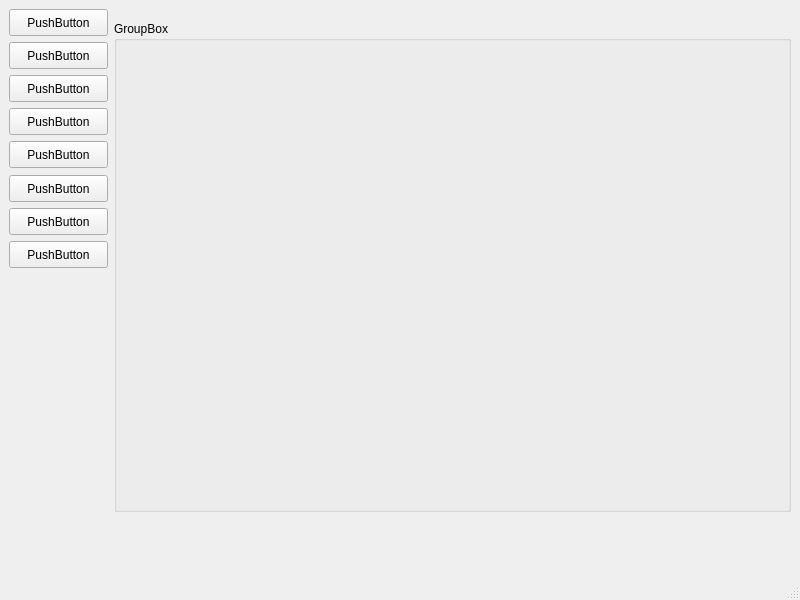
<?xml version="1.0" encoding="UTF-8"?>
<ui version="4.0">
 <class>MainWindow</class>
 <widget class="QMainWindow" name="MainWindow">
  <property name="geometry">
   <rect>
    <x>0</x>
    <y>0</y>
    <width>800</width>
    <height>600</height>
   </rect>
  </property>
  <property name="windowTitle">
   <string>MainWindow</string>
  </property>
  <widget class="QWidget" name="centralwidget">
   <widget class="QPushButton" name="pushButton">
    <property name="geometry">
     <rect>
      <x>9</x>
      <y>9</y>
      <width>99</width>
      <height>27</height>
     </rect>
    </property>
    <property name="text">
     <string>PushButton</string>
    </property>
   </widget>
   <widget class="QPushButton" name="pushButton_2">
    <property name="geometry">
     <rect>
      <x>9</x>
      <y>42</y>
      <width>99</width>
      <height>27</height>
     </rect>
    </property>
    <property name="text">
     <string>PushButton</string>
    </property>
   </widget>
   <widget class="QPushButton" name="pushButton_3">
    <property name="geometry">
     <rect>
      <x>9</x>
      <y>75</y>
      <width>99</width>
      <height>27</height>
     </rect>
    </property>
    <property name="text">
     <string>PushButton</string>
    </property>
   </widget>
   <widget class="QPushButton" name="pushButton_4">
    <property name="geometry">
     <rect>
      <x>9</x>
      <y>108</y>
      <width>99</width>
      <height>27</height>
     </rect>
    </property>
    <property name="text">
     <string>PushButton</string>
    </property>
   </widget>
   <widget class="QPushButton" name="pushButton_5">
    <property name="geometry">
     <rect>
      <x>9</x>
      <y>141</y>
      <width>99</width>
      <height>27</height>
     </rect>
    </property>
    <property name="text">
     <string>PushButton</string>
    </property>
   </widget>
   <widget class="QPushButton" name="pushButton_6">
    <property name="geometry">
     <rect>
      <x>9</x>
      <y>175</y>
      <width>99</width>
      <height>27</height>
     </rect>
    </property>
    <property name="text">
     <string>PushButton</string>
    </property>
   </widget>
   <widget class="QPushButton" name="pushButton_7">
    <property name="geometry">
     <rect>
      <x>9</x>
      <y>208</y>
      <width>99</width>
      <height>27</height>
     </rect>
    </property>
    <property name="text">
     <string>PushButton</string>
    </property>
   </widget>
   <widget class="QPushButton" name="pushButton_8">
    <property name="geometry">
     <rect>
      <x>9</x>
      <y>241</y>
      <width>99</width>
      <height>27</height>
     </rect>
    </property>
    <property name="text">
     <string>PushButton</string>
    </property>
   </widget>
   <widget class="QGroupBox" name="groupBox">
    <property name="geometry">
     <rect>
      <x>114</x>
      <y>21</y>
      <width>677</width>
      <height>491</height>
     </rect>
    </property>
    <property name="title">
     <string>GroupBox</string>
    </property>
   </widget>
  </widget>
  <widget class="QMenuBar" name="menubar">
   <property name="geometry">
    <rect>
     <x>0</x>
     <y>0</y>
     <width>800</width>
     <height>25</height>
    </rect>
   </property>
  </widget>
  <widget class="QStatusBar" name="statusbar"/>
 </widget>
 <resources/>
 <connections/>
</ui>
